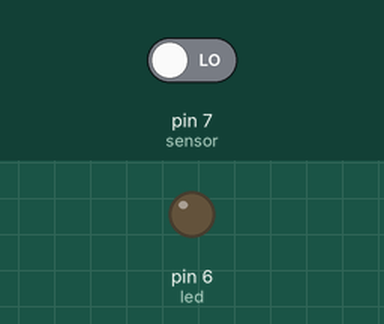
A sketch run on a simulated Arduino Uno, built with avr-gcc and run on an emulated ATmega328P. On the bench: output pins drawn as LEDs (lit = HIGH). The test bench sets the inputs (shaded band); at power-on: pin 7 (sensor) LOW.

Above: at 1.2 s.
1.3 s: pin 7 (sensor) driven HIGH
At 2.1 s:
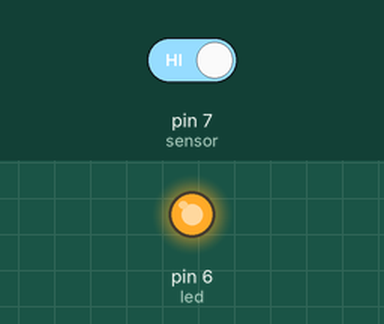
2.8 s: pin 7 (sensor) driven LOW
At 3.2 s:
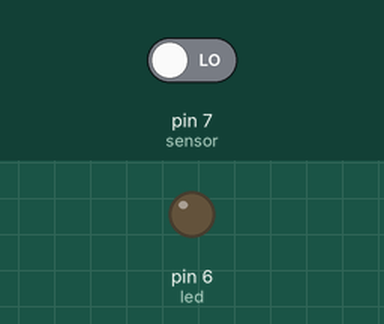
Timing chart, 0 to 5.8 s (numbered marks = the images above; inputs shaded):
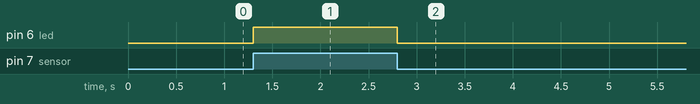

Measured:
- after the input at 1.3 s, pin 6 (led): LOW → HIGH at once
- after the input at 2.8 s, pin 6 (led): HIGH → LOW at once

The sketch:

_7-SENSOR-PIR.ino
```cpp
const int led = 6 ;
const int sensor = 7 ;

void setup()
{
    pinMode(led , OUTPUT) ;
    pinMode (sensor , INPUT);
}

void loop()
{
    if (digitalRead(sensor))
        digitalWrite(led , HIGH);
    else
        digitalWrite(led , LOW);
}
```
